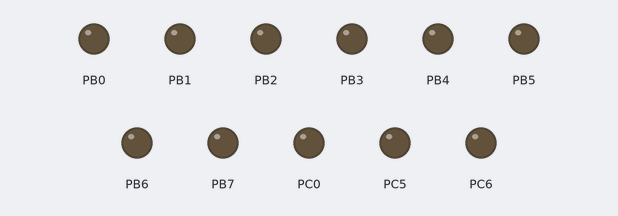
Simulated run of this program. Board: ATmega328P, built with avr-gcc and emulated at 8 MHz. Parts: output pins drawn as LEDs (lit = HIGH).

Above: at 0.12 s.
At 4.87 s:
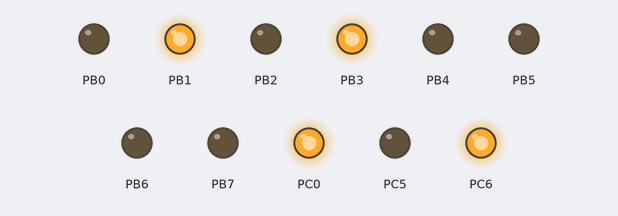
At 9.87 s:
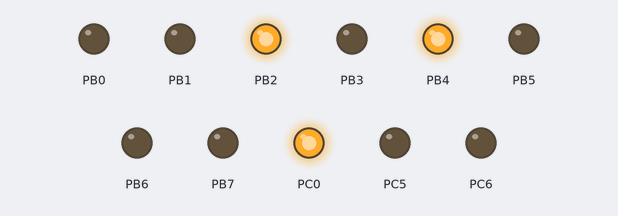
At 19.87 s:
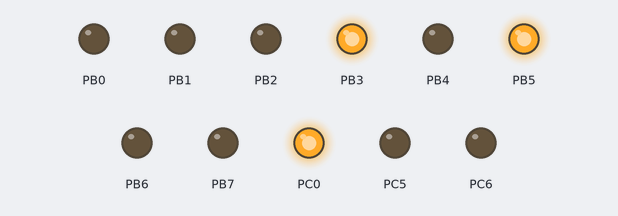
At 29.87 s:
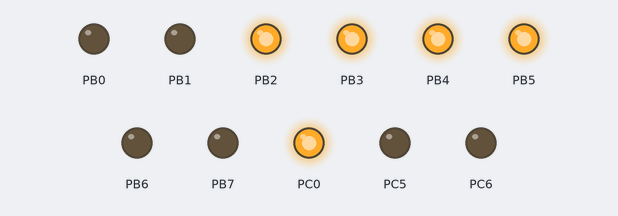
At 39.87 s:
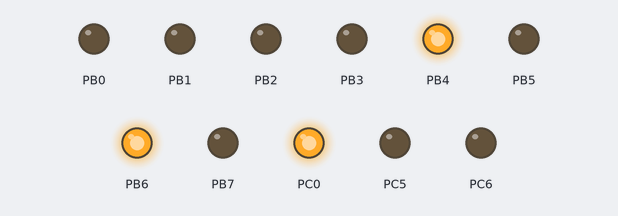
Timing chart, 0 to 40.0 s (numbered marks = the images above):
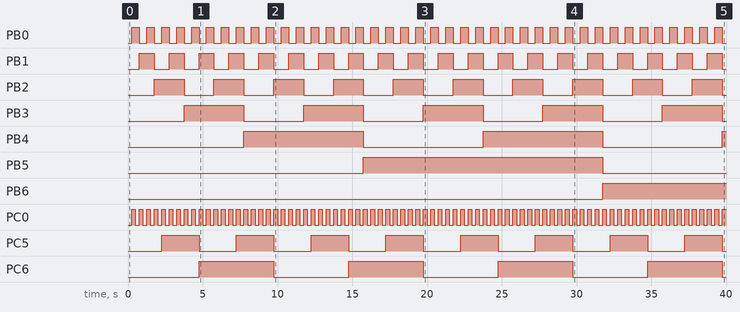

Measured:
- by itself, PB0: alternates HIGH for 0.50 s and LOW for 0.50 s
- by itself, PB1: alternates HIGH for 1.0 s and LOW for 1.0 s
- by itself, PB2: alternates HIGH for 2.0 s and LOW for 2.0 s
- by itself, PB3: alternates HIGH for 4.0 s and LOW for 4.0 s
- by itself, PB4: alternates HIGH for 8.0 s and LOW for 8.0 s
- by itself, PB5: LOW → HIGH at 15.8 s, → LOW 16.0 s later
- by itself, PB6: LOW → HIGH at 31.8 s
- by itself, PC0: alternates HIGH for 0.25 s and LOW for 0.25 s

The program:

main.c
```c
/*
 * DA2T1C.c
 *
 * Created: 3/7/2016 10:47:19 AM
 * Author : Brandon
 */

#define F_CPU 8000000UL
#include <avr/io.h>
#include <util/delay.h>


int main(void)
{
    DDRC |= 0x61; // PORTC configured to output mode
	DDRB |= 0xFF;
	PORTC = 0x00; // PORTC initialized to 0
	PORTB = 0x00; // PORTB intiialized to 0

	int i = 0;
	int j = 0; // helpers to keep track of every 5th and 10th pulse

    while (1)
    {
		TCNT1H = 0x85;
		TCNT1L = 0xEE; // set count
		TCCR1A = 0x00; // normal mode
		TCCR1B = 0x03; // set prescalar

		while((TIFR1 & 0x01) == 0); // wait for flag

		TCCR1A = 0x00;
		TIFR1 |= 1<<TOV1; // reset flag

		PORTC ^= 0x01; // toggle PC0

		if(PORTC & 0x01)
		{
			PORTB++; // increment count
			if(++i == 5)
			{
				PORTC ^= 0x20; // toggle on 5th
				i = 0;

				if(++j == 2)
				{
					PORTC ^= 0x40; // toggle on 10th
					j = 0;
				}
			}
		}
    }
}
```
